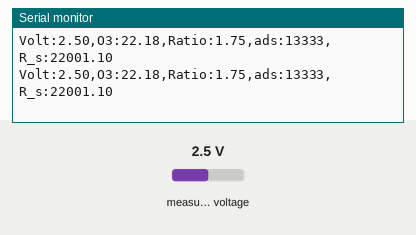
A sketch run on a simulated ESP32. Shown: the last lines printed to the serial monitor. The inputs (shaded band) are chosen by the test bench; at power-on: measured voltage 2.5 V.

Above: at 1.2 s.
1.3 s: measured voltage set to 0.1 V
At 1.8 s:
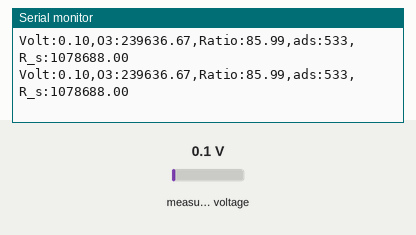
2.8 s: measured voltage set to 1.2 V
At 3.8 s:
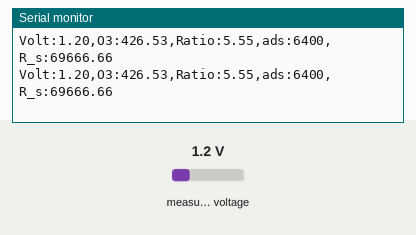
4.3 s: measured voltage set to 4.9 V
At 5.3 s:
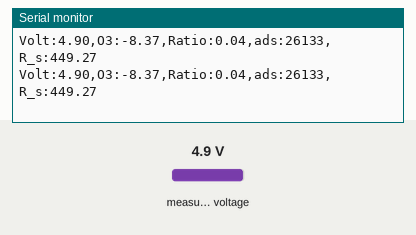
Timing chart, 0 to 7.3 s (numbered marks = the images above; inputs shaded):
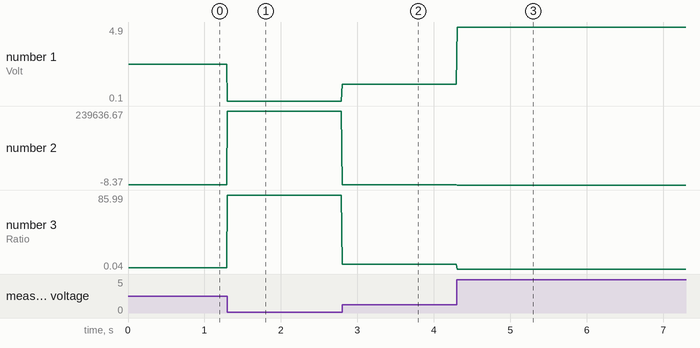

Measured:
- after the input at 1.3 s, the serial monitor: prints a new line at once (image 1)
- after the input at 2.8 s, the serial monitor: prints a new line at once (image 2)
- after the input at 4.3 s, the serial monitor: prints a new line at once (image 3)
- plotted number 1: 2.5 → 0.1 after the input at 1.3 s, 0.1 → 1.2 after the input at 2.8 s, 1.2 → 4.9 after the input at 4.3 s
- plotted number 2: 22.18 → 239636.67 after the input at 1.3 s, 239636.67 → 426.53 after the input at 2.8 s, 426.53 → -8.37 after the input at 4.3 s
- plotted number 3: 1.75 → 85.99 after the input at 1.3 s, 85.99 → 5.55 after the input at 2.8 s, 5.55 → 0.04 after the input at 4.3 s

The sketch:

esp32_mq131_test_1.ino
```cpp
#include <Adafruit_ADS1X15.h>
Adafruit_ADS1115 ads;

#define MQ131_DEFAULT_HI_CONCENTRATION_R0           235.00            // Default R0 for high concentration MQ131
#define MQ131_DEFAULT_HI_CONCENTRATION_TIME2READ    80                // Default time to read before stable signal for high concentration MQ131

uint32_t MQ131_R_load = 22000;
int8_t temperatureCelsuis = 26;
uint8_t humidityPercent = 20;
float O3 = 0;

float MQ131_getEnvCorrectRatio() {
 	// Select the right equation based on humidity
 	// If default value, ignore correction ratio
 	if(humidityPercent == 60 && temperatureCelsuis == 20) {
 		return 1.0;
 	}
 	// For humidity > 75%, use the 85% curve
 	if(humidityPercent > 75) {
    // R^2 = 0.996
   	return -0.0103 * temperatureCelsuis + 1.1507;
 	}
 	// For humidity > 50%, use the 60% curve
 	if(humidityPercent > 50) {
 		// R^2 = 0.9976
 		return -0.0119 * temperatureCelsuis + 1.3261;
 	}

 	// Humidity < 50%, use the 30% curve
  // R^2 = 0.9986
 	return -0.0141 * temperatureCelsuis + 1.5623;
}

void mq131_read () {
  int16_t ads1115_adc_3 = ads.readADC_SingleEnded(3);
  float mq131_voltage = ads.computeVolts(ads1115_adc_3);
  //float R_s = (5.0 / mq131_voltage - 1.0) * MQ131_R_load;
  float R_s = (5.0 / mq131_voltage - 1.0) * MQ131_R_load;
  float ratio = R_s / 15000 * MQ131_getEnvCorrectRatio();

  O3 = (8.37768358 * pow(ratio, 2.30375446) - 8.37768358);
  Serial.print("Volt:"); Serial.print(mq131_voltage);
  Serial.print(",O3:"); Serial.print(O3);
  Serial.print(",Ratio:"); Serial.print(ratio);
  Serial.print(",ads:"); Serial.print(ads1115_adc_3);
  Serial.print(",R_s:"); Serial.println(R_s);
}

void setup() {
  Serial.begin(115200);

  Serial.println("Getting single-ended readings from AIN0..3");
  Serial.println("ADC Range: +/- 6.144V (1 bit = 3mV/ADS1015, 0.1875mV/ADS1115)");

  if (!ads.begin())
  {
    Serial.println("Failed to initialize ADS.");
    while (1);
  }
}

void loop() {
  mq131_read();
}
```
